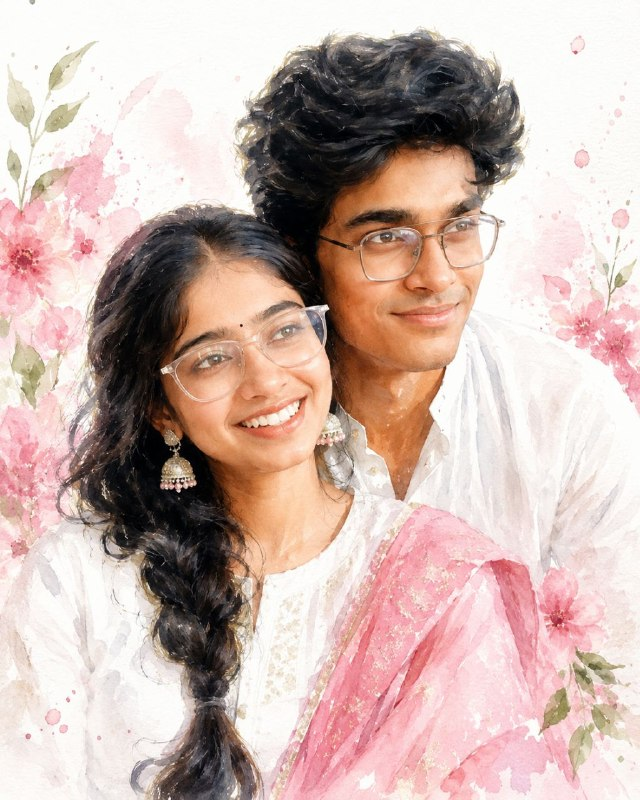
#> input picture apps/gallery/assets/raw/img1.jpg, 640 x 800 px
$ python -i icons.py   (imports and definitions only)
#> lines starting #> are read from the running program, lines starting #| are printed output that depends on the picture
### lix/api.py
"""Lix OS hardware abstraction layer.

`lix_hw/*` (MicroPython on the ESP32-S3) provides the concrete display/
buttons/IR/LEDs/ADC backend. Apps depend only on this ABC interface — they
don't know or care which backend is wired up, so a future sim re-build can
slot in without touching app code.
"""

try:
    from abc import ABC, abstractmethod
except ImportError:
    # MicroPython has no `abc` module — fall back to duck-typed bases.
    ABC = object
    def abstractmethod(f):
        return f


# ---------- Display geometry ----------
SCREEN_W = 320   # landscape 320×240
SCREEN_H = 240


# ---------- RGB565 colors ----------
def rgb(r, g, b):
    """Pack 8-bit r/g/b into a 16-bit RGB565 word (the panel's native format)."""
    return ((r & 0xF8) << 8) | ((g & 0xFC) << 3) | (b >> 3)

BLACK   = 0x0000
WHITE   = 0xFFFF
RED     = 0xF800
GREEN   = 0x07E0
BLUE    = 0x001F
YELLOW  = 0xFFE0
CYAN    = 0x07FF
MAGENTA = 0xF81F
GRAY    = 0x8410


# ---------- Button identifiers ----------
BTN_HOME  = 0
BTN_A     = 1
BTN_B     = 2
BTN_C     = 3
BTN_UP    = 4
BTN_DOWN  = 5
BTN_LEFT  = 6
BTN_RIGHT = 7
BUTTONS = (BTN_HOME, BTN_A, BTN_B, BTN_C, BTN_UP, BTN_DOWN, BTN_LEFT, BTN_RIGHT)


# ---------- Corner LED identifiers ----------
LED_TL = 0
LED_TR = 1
LED_BL = 2
LED_BR = 3


# ---------- Hardware interfaces ----------

class Display(ABC):
    """Immediate-mode 240x320 RGB565 framebuffer. Apps draw, then OS calls present()."""

    @abstractmethod
    def clear(self, color=BLACK): ...

    @abstractmethod
    def pixel(self, x, y, color): ...

    @abstractmethod
    def line(self, x0, y0, x1, y1, color): ...

    @abstractmethod
    def rect(self, x, y, w, h, color, fill=False): ...

    @abstractmethod
    def text(self, s, x, y, color=WHITE, scale=1): ...

    @abstractmethod
    def blit(self, sprite, x, y, w, h):
        """Copy a w*h RGB565 sprite (bytes-like) to (x,y)."""

    # [20 lines left out: function blit_scale, not called in this run]

    @abstractmethod
    def present(self):
        """Flush the framebuffer to the panel. The OS calls this — apps don't."""

    # [4 lines left out: function present_rect, not called in this run]


class Buttons(ABC):
    """8-button input. Both polled and event-driven access supported."""

    @abstractmethod
    def is_pressed(self, btn):
        """Currently held."""

    @abstractmethod
    def just_pressed(self, btn):
        """Pressed since last frame (edge-triggered, cleared on read by OS)."""

    @abstractmethod
    def just_released(self, btn):
        """Released since last frame."""


class IR(ABC):
    """38kHz IR TX/RX, NEC protocol (Tufty-compatible)."""

    @abstractmethod
    def send_nec(self, address, command):
        """Transmit an NEC-encoded packet. Blocks ~67ms."""

    @abstractmethod
    def receive_nec(self):
        """Return (address, command) tuple if a packet is queued, else None."""


class LEDs(ABC):
    """4 corner LEDs (PWM 0-255) + onboard NeoPixel for status."""

    @abstractmethod
    def corner(self, idx, brightness): ...

    @abstractmethod
    def status(self, r, g, b): ...


class ADC(ABC):
    """Analog inputs. Currently just battery voltage via the divider stub."""

    @abstractmethod
    def battery_voltage(self):
        """Return battery voltage in volts (float)."""


class OS(ABC):
    """Services exposed to apps. The launcher constructs one and passes it to each app's on_enter()."""

    display: Display
    buttons: Buttons
    ir:      IR
    leds:    LEDs
    adc:     ADC

    @abstractmethod
    def quit(self):
        """Exit current app, return to launcher."""

    @abstractmethod
    def launch(self, name):
        """Switch to a different app by name."""

    @abstractmethod
    def settings_get(self, key, default=None): ...

    @abstractmethod
    def settings_set(self, key, value): ...

### lix_os/icons.py
"""Icon loading for app launcher tiles.

Priority:
  1. assets/icons/raw/{icon_filename}   — PNG via PIL (sim only)
  2. assets/icons/optimized/{stem}.py   — pre-baked RGB565 module (hw + sim)
  3. None                               — caller draws letter fallback

Generate .py modules with:
  python tools/generate_assets.py [name]
  python tools/optimize_assets.py [name]
"""

import struct

_cache: dict = {}

ICON_SIZE = 32


def _png_to_rgb565(path: str, size=ICON_SIZE) -> bytes | None:
#> called with path = '../apps/gallery/assets/raw/img1.jpg', size = 32
    try:
        from PIL import Image
        from lix_os import theme
        img = Image.open(path).convert("RGBA").resize((size, size), Image.LANCZOS)
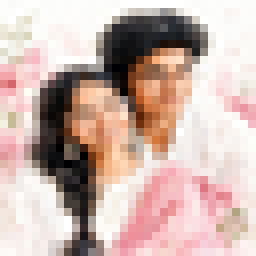
#> img: PIL image 32x32 RGBA (shown 8 times larger); mean R, G, B, A 203.3, 180.1, 173.2, 255
        bg = Image.new("RGBA", (size, size),
                       (theme.BG_R, theme.BG_G, theme.BG_B, 255))
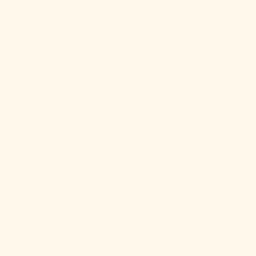
#> bg: PIL image 32x32 RGBA (shown 8 times larger); mean R, G, B, A 255, 248, 235, 255
        bg.paste(img, mask=img.split()[3])
        rgb = bg.convert("RGB")
        pixels = []
        for y in range(size):
            for x in range(size):
                r, g, b = rgb.getpixel((x, y))
                pixels.append(((r & 0xF8) << 8) | ((g & 0xFC) << 3) | (b >> 3))
#> after the loop, pixels = 1024 values, max 65535 at index 0, min 0 at index 270, mean 52585.6
        return struct.pack(">%dH" % len(pixels), *pixels)
    except Exception:
        return None


def load(app_dir: str, icon_filename: str | None = None) -> tuple | None:
    """Return (data_bytes, W, H) or None."""
    key = icon_filename or app_dir
    if key in _cache:
        return _cache[key]

    result = None

    # 1. PIL from raw PNG
    if icon_filename:
        data = _png_to_rgb565("assets/icons/raw/%s" % icon_filename)
        if data:
            result = (data, ICON_SIZE, ICON_SIZE)

    if result is None:
        for name in ("%s_icon" % app_dir, app_dir):
            data = _png_to_rgb565("assets/icons/raw/%s.png" % name)
            if data:
                result = (data, ICON_SIZE, ICON_SIZE)
                break

    # 2. Pre-baked .py module
    if result is None:
        stem = (icon_filename or app_dir).rsplit(".", 1)[0].replace("-", "_")
        for mod_name in [stem, "%s_icon" % app_dir]:
            try:
                mod = __import__("assets.icons.optimized.%s" % mod_name,
                                 None, None, ["DATA", "W", "H"])
                result = (mod.DATA, mod.W, mod.H)
                break
            except (ImportError, AttributeError):
                continue

    _cache[key] = result
    return result

>>> result = _png_to_rgb565('../apps/gallery/assets/raw/img1.jpg')

$ run again, on apps/gallery/assets/raw/img2.jpg
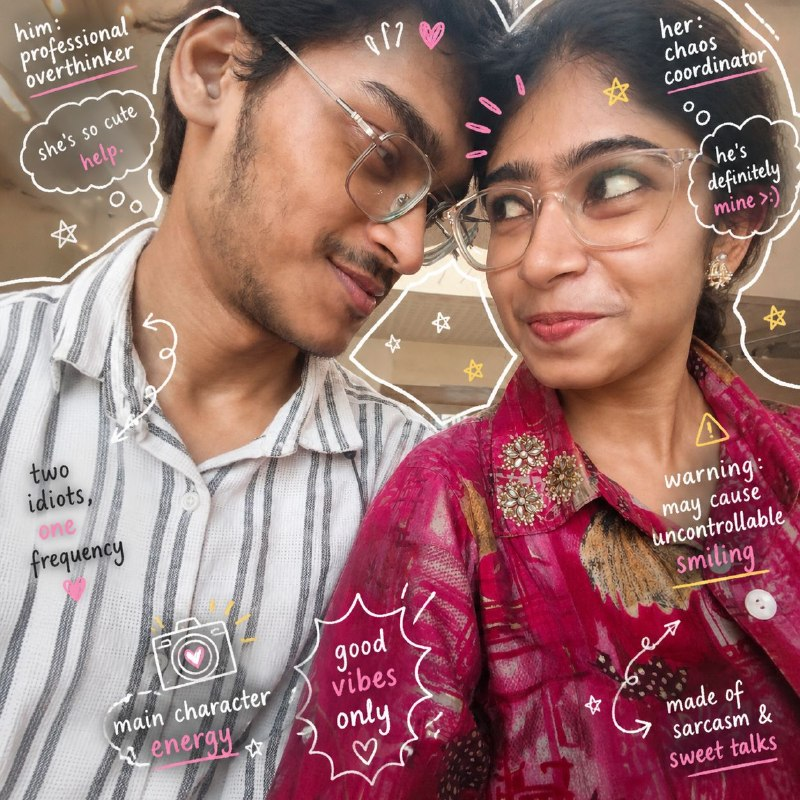
#> input picture apps/gallery/assets/raw/img2.jpg, 800 x 800 px
#> in _png_to_rgb565, `img = Image.open(path).convert("RGBA").resize((size, size), Image.LANC..`:
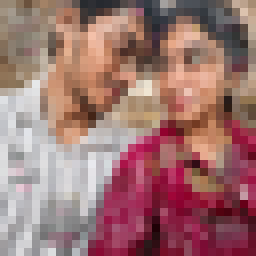
#> img: PIL image 32x32 RGBA (shown 8 times larger); mean R, G, B, A 157.2, 115.4, 113.4, 255
#> after the loop in _png_to_rgb565, `for y in range(size):`: pixels = 1024 values, max 63290 at index 370, min 6144 at index 915, mean 40251
